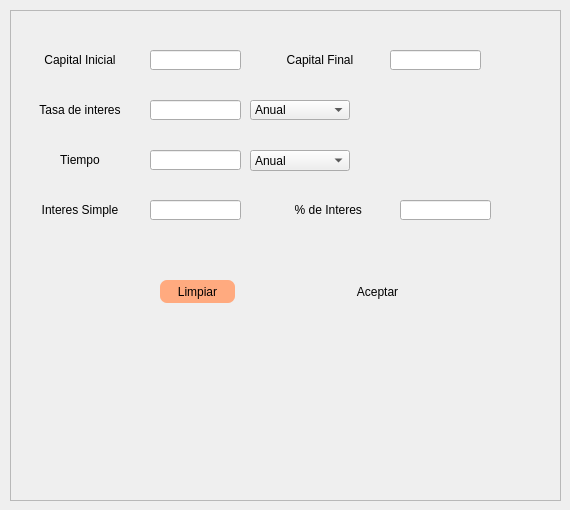
            <widget class="QWidget" name="page_cuatro">
             <widget class="QFrame" name="frame_6">
              <property name="geometry">
               <rect>
                <x>10</x>
                <y>10</y>
                <width>551</width>
                <height>491</height>
               </rect>
              </property>
              <property name="styleSheet">
               <string notr="true">QPushButton{
border-radius:7px;
}</string>
              </property>
              <property name="frameShape">
               <enum>QFrame::StyledPanel</enum>
              </property>
              <property name="frameShadow">
               <enum>QFrame::Raised</enum>
              </property>
              <widget class="QLabel" name="label_16">
               <property name="geometry">
                <rect>
                 <x>10</x>
                 <y>90</y>
                 <width>120</width>
                 <height>20</height>
                </rect>
               </property>
               <property name="styleSheet">
                <string notr="true">font: 75 12pt &quot;Arial&quot;;</string>
               </property>
               <property name="text">
                <string>Tasa de interes</string>
               </property>
               <property name="alignment">
                <set>Qt::AlignCenter</set>
               </property>
              </widget>
              <widget class="QLabel" name="label_18">
               <property name="geometry">
                <rect>
                 <x>10</x>
                 <y>140</y>
                 <width>120</width>
                 <height>20</height>
                </rect>
               </property>
               <property name="styleSheet">
                <string notr="true">font: 75 12pt &quot;Arial&quot;;</string>
               </property>
               <property name="text">
                <string>Tiempo</string>
               </property>
               <property name="alignment">
                <set>Qt::AlignCenter</set>
               </property>
              </widget>
              <widget class="QLabel" name="label_19">
               <property name="geometry">
                <rect>
                 <x>10</x>
                 <y>40</y>
                 <width>120</width>
                 <height>20</height>
                </rect>
               </property>
               <property name="styleSheet">
                <string notr="true">font: 75 12pt &quot;Arial&quot;;</string>
               </property>
               <property name="text">
                <string>Capital Inicial</string>
               </property>
               <property name="alignment">
                <set>Qt::AlignCenter</set>
               </property>
              </widget>
              <widget class="QLabel" name="label_74">
               <property name="geometry">
                <rect>
                 <x>250</x>
                 <y>40</y>
                 <width>120</width>
                 <height>20</height>
                </rect>
               </property>
               <property name="styleSheet">
                <string notr="true">font: 75 12pt &quot;Arial&quot;;</string>
               </property>
               <property name="text">
                <string>Capital Final</string>
               </property>
               <property name="alignment">
                <set>Qt::AlignCenter</set>
               </property>
              </widget>
              <widget class="QLabel" name="label_75">
               <property name="geometry">
                <rect>
                 <x>10</x>
                 <y>190</y>
                 <width>120</width>
                 <height>20</height>
                </rect>
               </property>
               <property name="styleSheet">
                <string notr="true">font: 75 12pt &quot;Arial&quot;;</string>
               </property>
               <property name="text">
                <string>Interes Simple</string>
               </property>
               <property name="alignment">
                <set>Qt::AlignCenter</set>
               </property>
              </widget>
              <widget class="QLabel" name="label_76">
               <property name="geometry">
                <rect>
                 <x>260</x>
                 <y>190</y>
                 <width>120</width>
                 <height>20</height>
                </rect>
               </property>
               <property name="styleSheet">
                <string notr="true">font: 75 9pt &quot;Arial&quot;;</string>
               </property>
               <property name="text">
                <string>% de Interes </string>
               </property>
               <property name="alignment">
                <set>Qt::AlignCenter</set>
               </property>
              </widget>
              <widget class="QComboBox" name="comboBox_5">
               <property name="geometry">
                <rect>
                 <x>240</x>
                 <y>140</y>
                 <width>100</width>
                 <height>21</height>
                </rect>
               </property>
               <item>
                <property name="text">
                 <string>Anual</string>
                </property>
               </item>
               <item>
                <property name="text">
                 <string>Dias</string>
                </property>
               </item>
               <item>
                <property name="text">
                 <string>Mensual</string>
                </property>
               </item>
               <item>
                <property name="text">
                 <string>Bimestral</string>
                </property>
               </item>
               <item>
                <property name="text">
                 <string>Trimestral</string>
                </property>
               </item>
               <item>
                <property name="text">
                 <string>Cuatrimestral</string>
                </property>
               </item>
               <item>
                <property name="text">
                 <string>semestral</string>
                </property>
               </item>
              </widget>
              <widget class="QComboBox" name="comboBox_6">
               <property name="geometry">
                <rect>
                 <x>240</x>
                 <y>90</y>
                 <width>100</width>
                 <height>20</height>
                </rect>
               </property>
               <item>
                <property name="text">
                 <string>Anual</string>
                </property>
               </item>
               <item>
                <property name="text">
                 <string>Dias</string>
                </property>
               </item>
               <item>
                <property name="text">
                 <string>Mensual</string>
                </property>
               </item>
               <item>
                <property name="text">
                 <string>Bimestral</string>
                </property>
               </item>
               <item>
                <property name="text">
                 <string>Trimestral</string>
                </property>
               </item>
               <item>
                <property name="text">
                 <string>Cuatrimestral</string>
                </property>
               </item>
               <item>
                <property name="text">
                 <string>semestral</string>
                </property>
               </item>
              </widget>
              <widget class="QPushButton" name="pushButton_12">
               <property name="geometry">
                <rect>
                 <x>150</x>
                 <y>270</y>
                 <width>75</width>
                 <height>23</height>
                </rect>
               </property>
               <property name="styleSheet">
                <string notr="true">background-color: rgb(255, 170, 127);</string>
               </property>
               <property name="text">
                <string>Limpiar</string>
               </property>
              </widget>
              <widget class="QLineEdit" name="lineEdit_14">
               <property name="geometry">
                <rect>
                 <x>140</x>
                 <y>40</y>
                 <width>91</width>
                 <height>20</height>
                </rect>
               </property>
              </widget>
              <widget class="QLineEdit" name="lineEdit_15">
               <property name="geometry">
                <rect>
                 <x>140</x>
                 <y>90</y>
                 <width>91</width>
                 <height>20</height>
                </rect>
               </property>
              </widget>
              <widget class="QLineEdit" name="lineEdit_16">
               <property name="geometry">
                <rect>
                 <x>140</x>
                 <y>140</y>
                 <width>91</width>
                 <height>20</height>
                </rect>
               </property>
              </widget>
              <widget class="QLineEdit" name="lineEdit_17">
               <property name="geometry">
                <rect>
                 <x>380</x>
                 <y>40</y>
                 <width>91</width>
                 <height>20</height>
                </rect>
               </property>
              </widget>
              <widget class="QLineEdit" name="lineEdit_71">
               <property name="geometry">
                <rect>
                 <x>140</x>
                 <y>190</y>
                 <width>91</width>
                 <height>20</height>
                </rect>
               </property>
              </widget>
              <widget class="QLineEdit" name="lineEdit_72">
               <property name="geometry">
                <rect>
                 <x>390</x>
                 <y>190</y>
                 <width>91</width>
                 <height>20</height>
                </rect>
               </property>
              </widget>
              <widget class="QPushButton" name="pushButton_28">
               <property name="geometry">
                <rect>
                 <x>330</x>
                 <y>270</y>
                 <width>75</width>
                 <height>23</height>
                </rect>
               </property>
               <property name="text">
                <string>Aceptar</string>
               </property>
              </widget>
             </widget>
            </widget>
